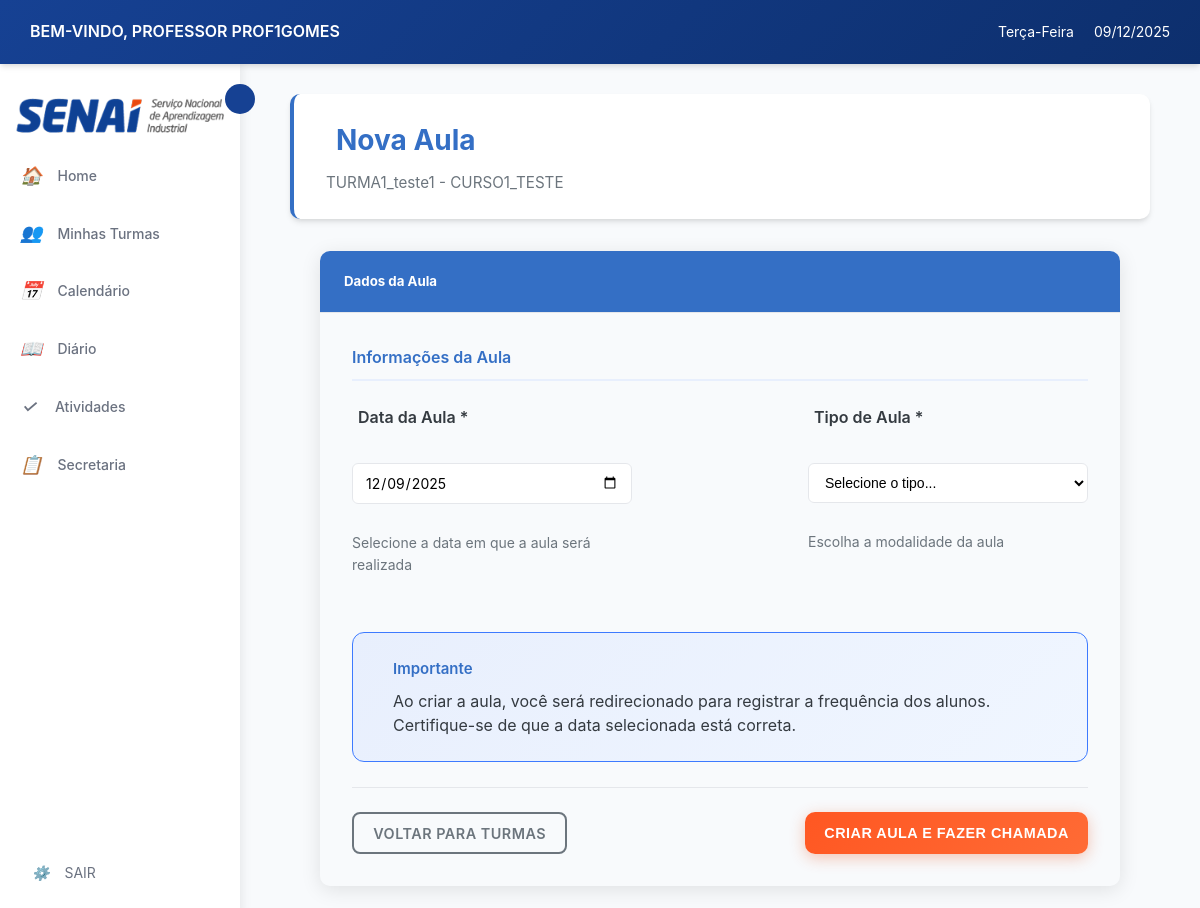
/diario/turma/1/nova-aula/ (signed in), run on the app's committed database.
### login/models.py (models this page shows, shortened)
class Usuario(AbstractUser):
    TIPO_USUARIO = [
        ('aluno', 'Aluno'),
        ('professor', 'Professor'),
        ('secretaria', 'Secretaria'),
    ]
    usuario_id = models.AutoField(primary_key=True)
    nome = models.CharField('Nome', max_length=100, blank=True, null=True)
    sobrenome = models.CharField('Sobrenome', max_length=100, blank=True, null=True)
    email = models.EmailField('E-mail', unique=True, default=None)
    data_nascimento = models.DateField('Data de Nascimento', blank=True, null=True)
    contato = models.CharField(max_length=20, unique=True, blank=True, null=True)
    cpf = models.CharField(max_length=14, unique=True, blank=True, null=True)
    endereco = models.TextField('Endereço', blank=True, null=True)
    tipo = models.CharField(max_length=10, choices=TIPO_USUARIO)
    USERNAME_FIELD = 'email'
    REQUIRED_FIELDS = ['nome','sobrenome','cpf', 'tipo', 'username']
    class Meta:
        db_table = 'Usuario'

### cursos/models.py (models this page shows, shortened)
class Turma(models.Model):
    TIPO_AULA = [
        ('presencial', 'Presencial'),
        ('semi', 'Semi-presencial'),
        ('ead', 'EAD'),
    ]
    turma_id = models.AutoField(primary_key=True)
    nome = models.CharField(max_length=100, null=True, blank=True)
    curso = models.ForeignKey(Curso, on_delete=models.CASCADE)
    professor = models.ForeignKey('login.professor', on_delete=models.SET_NULL,  # Ou models.SET_DEFAULT
        null=True,                  # Permite NULL
        blank=True,
        default=None)
    data_inicio = models.DateField()
    data_fim = models.DateField( null=True, blank=True)
    dias_semana = models.CharField(max_length=50)
    entrada_horas = models.CharField(max_length=100, null=True, blank=True)
    saida_horas = models.CharField(max_length=100, null=True, blank=True)
    tipo = models.CharField(max_length=10, choices=TIPO_AULA)
    status = models.BooleanField(default=True)
    class Meta:
        db_table = 'Turma'

class Curso(models.Model):
    nome = models.CharField(max_length=150, unique=True, verbose_name="Nome do Curso", default="Sem Nome")
    descricao = models.TextField(blank=True, verbose_name="Descrição")
    carga_horaria = models.PositiveIntegerField(verbose_name="Carga Horária (h)", default=40)
    ativo = models.BooleanField(default=True, verbose_name="Ativo")
    disciplinas = models.ManyToManyField('Disciplina', through='GradeCurricular', blank=True, related_name='cursos')
    class Meta:
        verbose_name = "curso"
        verbose_name_plural = "cursos"
        ordering = ["nome"]

### diario/views.py (the view, shortened to what this page needs)
# urls.py: path('turma/<int:turma_id>/nova-aula/', views.criar_aula, name='criar_aula'),
@login_required
def criar_aula(request, turma_id):
    turma = get_object_or_404(Turma, pk=turma_id)
    if hasattr(request.user, 'professor') and turma.professor != request.user.professor:
        messages.error(request, 'Você não é o professor desta turma.')
        return redirect('diario:lista_turmas')
    context = {
        'turma': turma,
        'hoje': timezone.now().date()
    }
    return render(request, 'diario/criar_aula.html', context)

### diario/templates/diario/criar_aula.html (shortened to what this page needs)
{% extends 'professor/base.html' %}
{% load static %}
{% block extra_css %}
<link rel="stylesheet" href="{% static 'diario/css/styles.css' %}">
{% endblock %}
{% block content %}
<div class="dashboard-container">
    <div class="dashboard-header">
        <h2>Nova Aula</h2>
        <p class="text-muted mb-0">{{ turma.nome }} - {{ turma.curso.nome }}</p>
    </div>
    <div class="card criar-aula-card">
        <div class="card-header bg-success">
            <h5>Dados da Aula</h5>
        </div>
        <div class="card-body">
            <form method="post" class="aula-form">
                <div class="form-section">
                    <h6 class="section-title">
                        Informações da Aula
                    </h6>
                    <div class="row g-4">
                        <div class="col-md-6">
                            <div class="form-group">
                                <label for="data_aula" class="form-label">
                                    Data da Aula *
                                </label>
                                <input type="date"
                                       class="form-control input-sm-custom"
                                       id="data_aula"
                                       name="data_aula"
                                       value="{{ hoje|date:'Y-m-d' }}"
                                       required>
                                <div class="form-text">Selecione a data em que a aula será realizada</div>
                            </div>
                        </div>
                        <div class="col-md-6">
                            <div class="form-group">
                                <label for="tipo_aula" class="form-label">
                                    Tipo de Aula *
                                </label>
                                <select class="form-select input-sm-custom" id="tipo_aula" name="tipo_aula" required>
                                    <option value="">Selecione o tipo...</option>
                                </select>
                                <div class="form-text">Escolha a modalidade da aula</div>
                            </div>
                        </div>
                    </div>
                </div>
                <div class="info-box mt-4">
                    <div class="info-content">
                        <div>
                            <h6 class="info-title">Importante</h6>
                            <p class="info-text">
                                Ao criar a aula, você será redirecionado para registrar a frequência dos alunos.
                                Certifique-se de que a data selecionada está correta.
                            </p>
                        </div>
                    </div>
                </div>
                <div class="form-actions mt-5">
                    <a href="{% url 'diario:lista_turmas_diario' %}" class="btn btn-outline-secondary btn-sm-custom">
                        Voltar para Turmas
                    </a>
                    <button type="submit" class="btn btn-success btn-create btn-sm-custom">
                        Criar Aula e Fazer Chamada
                    </button>
                </div>
            </form>
        </div>
    </div>
</div>
{% endblock %}

### professor/templates/professor/base.html (shortened to what this page needs)
{% load static %}
<!DOCTYPE html>
<html lang="pt-br">
<head>
    <link rel="stylesheet" href="{% static 'professor/css/style.css' %}">
    {% block extra_css %}{% endblock %}
</head>
<body>
    <header class="header">
        <div class="header-left">
            <span class="welcome-text">BEM-VINDO, PROFESSOR {{ user.get_full_name|default:user.username|upper }}</span>
        </div>
        <div class="header-right">
            <span class="weekday" id="currentWeekday"></span>
            <span class="date" id="currentDate"></span>
        </div>
    </header>
    <main class="main-container">
        <aside class="sidebar" id="sidebar">
            <img src="{% static 'professor/img/senai_logo.png' %}" alt="SENAI" id="senai-logo-sidebar">
            <button class="sidebar-toggle" id="sidebarToggle"></button>
            <ul class="sidebar-menu">
                <li>
                    <a href="{% url 'professor:home' %}">
                        <i>🏠</i>
                        <span>Home</span>
                    </a>
                </li>
                <li>
                    <a href="{% url 'professor:listar_cursos' %}">
                        <i>👥</i>
                        <span>Minhas Turmas</span>
                    </a>
                </li>
                <li>
                    <a href="{% url 'professor:calendario' %}">
                        <i>📅</i>
                        <span>Calendário</span>
                    </a>
                </li>
                <li>
                    <a href="{% url 'diario:lista_turmas_diario' %}">
                        <i>📖</i>
                        <span>Diário</span>
                    </a>
                </li>
                <li>
                    <a href="{% url 'atividades:home' %}">
                        <i>✓</i>
                        <span>Atividades</span>
                    </a>
                </li>
                <li>
                    <a href="{% url 'solicitacao:solicitacaoList' %}">
                        <i>📋</i>
                        <span>Secretaria</span>
                    </a>
                </li>
            </ul>
            <div class="sidebar-footer">
                <a href="{% url 'logout' %}">
                    <i>⚙️</i>
                    <span>SAIR</span>
                </a>
            </div>
        </aside>
        <div class="content-area">
            {% block content %}
            {% endblock %}
        </div>
    </main>
</body>
</html>

### diario/static/diario/css/styles.css (style rules this page uses)
:root { --azul: #346fc5; --azul-escuro: #0d2f6d; --vermelho: #dc3545; --vermelho-escuro: #b52d3a; --laranja: #ff5722; --laranja-escuro: #c43a0a; --cinza-claro: #6c757d; --cinza: #adb5bd; --cinza-escuro: #343a40; }
.btn { padding: 10px 20px; border: none; border-radius: 6px; font-weight: 600; font-size: 14px; text-decoration: none; display: inline-flex; align-items: center; justify-content: center; gap: 8px; cursor: pointer; transition: all 0.3s ease; text-transform: uppercase; letter-spacing: 0.5px; }
.btn-success { background-color: var(--laranja); color: white; }
.card { background: var(--bg-card); border-radius: 10px; box-shadow: var(--sombra); border: 1px solid var(--cinza-borda); transition: all 0.3s ease; margin-bottom: 1.5rem; overflow: hidden; }
.card-header { padding: 1.25rem 1.5rem; background: var(--azul); color: rgb(255, 255, 255); border-bottom: 1px solid var(--cinza-borda); display: flex; align-items: center; justify-content: space-between; }
.card-header h5 { color: white; }
.card-body { padding: 1.5rem; }
.form-control { padding: 10px 12px; border: 1px solid var(--cinza-borda); border-radius: 6px; font-size: 14px; transition: all 0.3s ease; background: white; }
.form-label { font-weight: 600; color: var(--preto); margin-bottom: 8px; display: flex; align-items: center; gap: 6px; font-size: 14px; }
.form-select { padding: 10px 12px; border: 1px solid var(--cinza-borda); border-radius: 6px; background: white; font-size: 14px; transition: all 0.3s ease; }
.dashboard-header { background: white; padding: 1.5rem 2rem; border-radius: 10px; box-shadow: var(--sombra); margin-bottom: 2rem; border-left: 4px solid var(--azul); }
.dashboard-header h2 { color: var(--azul); margin: 0 0 8px 0; font-weight: 700; display: flex; align-items: center; gap: 10px; }
.dashboard-header .text-muted { color: var(--cinza-claro) !important; font-size: 0.95rem; margin: 0; }
.btn-outline-secondary { border: 2px solid var(--cinza-claro); color: var(--cinza-claro); background: transparent; transition: all 0.3s ease; }
.mb-0 { margin-bottom: 0; }
.mt-4 { margin-top: 2rem; }

### diario/templates/diario/criar_aula.html (style rules this page uses)
.criar-aula-card { max-width: 800px; margin: 0 auto; border: none; box-shadow: 0 4px 20px rgba(0, 0, 0, 0.1); }
.row { display: flex; flex-direction: row; justify-content: space-between; }
.aula-form { padding: 0.5rem; }
.form-section { margin-bottom: 2rem; }
.section-title { color: var(--azul); font-weight: 600; margin-bottom: 1.5rem; padding-bottom: 0.5rem; border-bottom: 2px solid var(--azul-suave); display: flex; align-items: center; font-size: 16px; }
.form-group { width: 280px; display: flex; flex-direction: column; margin-bottom: 1.5rem; }
.form-label { font-weight: 600; color: var(--preto); margin-bottom: 0.75rem; display: flex; align-items: center; font-size: 1rem; }
.form-text { color: var(--cinza-claro); font-size: 0.875rem; margin-top: 0.5rem; display: flex; align-items: center; gap: 0.5rem; }
.info-box { background: linear-gradient(135deg, var(--azul-suave) 0%, #f0f6ff 100%); border: 1px solid var(--azul-claro); border-radius: 12px; padding: 1.5rem; }
.info-content { display: flex; align-items: flex-start; gap: 1rem; }
.info-title { font-size: 15px; color: var(--azul); font-weight: 600; margin-bottom: 0.5rem; }
.info-text { color: var(--preto); line-height: 1.5; }
.form-actions { display: flex; justify-content: space-between; padding-top: 1.5rem; border-top: 1px solid var(--cinza-borda); }
.btn-outline-secondary { border: 2px solid var(--cinza-claro); color: var(--cinza-claro); font-weight: 600; padding: 1rem 2rem; border-radius: 10px; transition: all 0.3s ease; }
.btn-sm-custom { padding: 0.55rem 1.2rem !important; font-size: 0.9rem !important; height: 42px !important; min-width: 170px !important; display: flex; align-items: center; justify-content: center; border-radius: 8px; }
.btn-create { padding: 1rem 2.5rem; border-radius: 10px; font-weight: 600; background: linear-gradient(135deg, var(--laranja) 0%, #ff6b35 100%); border: none; box-shadow: 0 4px 15px rgba(231, 73, 15, 0.3); transition: all 0.3s ease; position: relative; overflow: hidden; }
.btn-outline-secondary, .btn-create { min-width: 200px; }
.criar-aula-card { animation: fadeInUp 0.6s ease-out; }
.form-group { animation: fadeInUp 0.6s ease-out 0.1s both; }
.info-box { animation: fadeInUp 0.6s ease-out 0.2s both; }
.form-actions { animation: fadeInUp 0.6s ease-out 0.3s both; }

### data on the page
Usuario: get_full_name "PROF1GOMES"
Turma: nome "TURMA1_teste1", curso.nome "CURSO1_TESTE"
